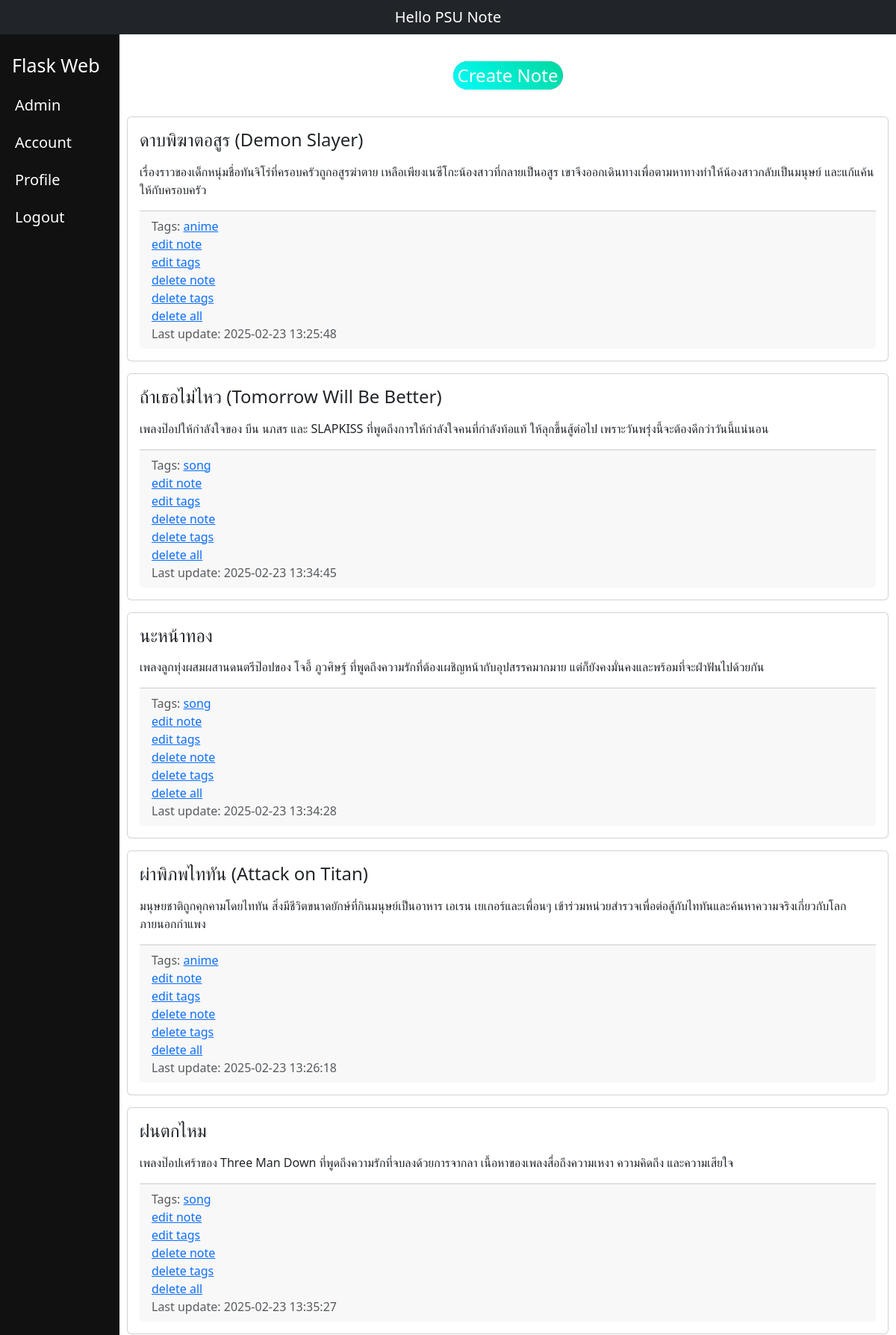
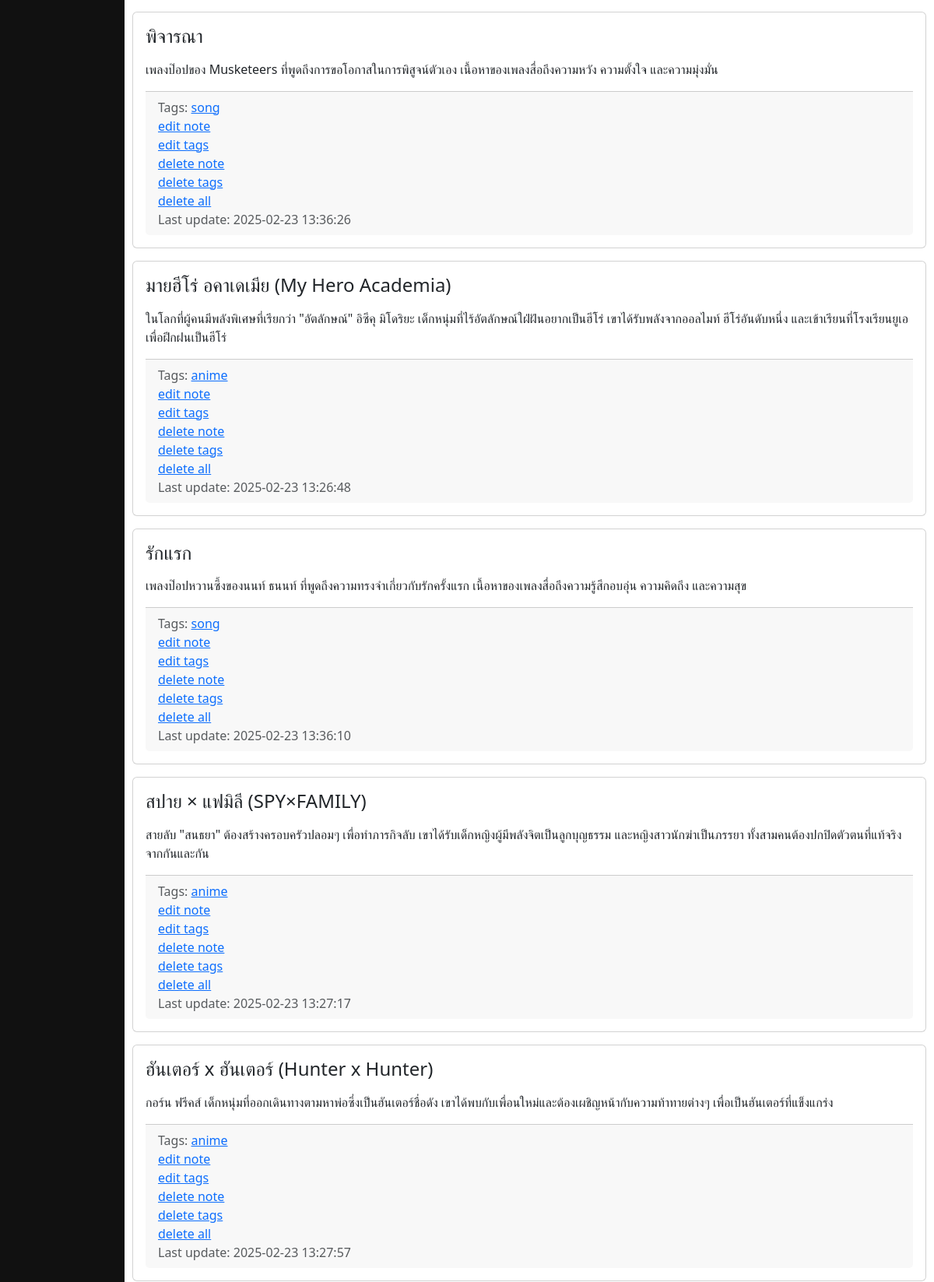
Page /home (signed in, upper part) on the committed database (2 pictures, top to bottom).
### models.py (models this page shows)
class Note(db.Model):
    __tablename__ = "notes"
    id: Mapped[int] = mapped_column(sa.Integer, primary_key=True)
    title: Mapped[str] = mapped_column(sa.String, nullable=False)
    description: Mapped[str] = mapped_column(sa.Text)
    tags: Mapped[list[Tag]] = relationship(secondary=note_tag_m2m)
    created_date = mapped_column(sa.DateTime(timezone=True), server_default=func.now())
    updated_date = mapped_column(sa.DateTime(timezone=True), server_default=func.now())

class Tag(db.Model):
    __tablename__ = "tags"
    id: Mapped[int] = mapped_column(sa.Integer, primary_key=True)
    name: Mapped[str] = mapped_column(sa.String, nullable=False)
    created_date = mapped_column(sa.DateTime(timezone=True), server_default=func.now())

### noteapp.py (the view)
@app.route("/home")
def home():
    db = models.db
    notes = db.session.execute(
        db.select(models.Note).order_by(models.Note.title)
    ).scalars()
    return flask.render_template(
        "home.html",
        notes=notes,
    )

### acl.py (called while the page is built)
@login_manager.user_loader
def load_user(user_id):
    return models.User.query.get(int(user_id))  # กำหนดการโหลดผู้ใช้งานจาก ID

### models.py (called while the page is built)
    def has_role(self, role_name):
        return any(role.name == role_name for role in self.roles)

### templates/home.html
{% extends 'sidebar.html' %}
{% block body %}
<head>
    <link rel="stylesheet" href="{{ url_for('static', filename='css/home.css') }}">
</head>
<ul class="nav justify-content-center" style="padding-top: 1em;">
    <li class="nav-item">
        <button class="note" onclick="location.href='{{ url_for('create_note') }}'">Create Note</button>
    </li>
</ul>
{% for note in notes %}
<div class="card my-3">
    <div class="card-body">
        <h4 class="card-title">{{ note.title }}</h4>
        <div class="card-text my-3">
            {{ note.description }}
        </div>
        <div class="card-footer text-muted">
            Tags:
            {% for t in note.tags %}
            <a href="{{ url_for('tags_view', tag_name=t.name) }}">{{
                t.name }}</a>
            {% if current_user.is_authenticated and
            current_user.has_role("admin") %}
            <div><a href="{{ url_for('update_note', tag_id=t.id) }}">edit
                    note</a></div>
            <div><a href="{{ url_for('update_tags', tag_id=t.id) }}">edit
                    tags</a></div>
            <div><a href="{{ url_for('delete_note', tag_id=t.id)
}}">delete note</a></div>
            <div><a href="{{ url_for('delete_tags', tag_id=t.id)
}}">delete tags</a></div>
            <div><a href="{{ url_for('delete', tag_id=t.id) }}">delete
                    all</a></div>
            {% endif %}
            {% endfor %}
            Last update: {{ note.updated_date }}
        </div>
    </div>
</div>
{% endfor %}
{% endblock %}

### static/css/home.css (style rules this page uses)
button { font-size: 1.5rem; cursor: pointer; border: 0px; background: transparent; position: relative; margin: 20px; transition: all 0.25s ease; }
.note { color: white; overflow: hidden; border-radius: 30px; }
.note::after { content: ""; width: 400px; height: 400px; position: absolute; top: -50px; left: -100px; background-color: palevioletred; background-image: linear-gradient(225deg, rgb(0, 175, 58) 0%, cyan 50%, rgb(170, 10, 206) 100%); z-index: -1; transition: all 0.25s ease; }

### rows in the picture
Note: title "ดาบพิฆาตอสูร (Demon Slayer)", description "เรื่องราวของเด็กหนุ่มชื่อทันจิโร่ที่ครอบครัวถูกอสูรฆ่าตาย เหลือเพียงเนซึโกะน้องสาวที่กลายเป็นอสูร เขาจึงออกเดินทางเพื่อตามหาทางทำให้น้องสาวกลับเป็นมนุษย์ และแก้แค้นให้กับครอบครัว", updated_date "2025-02-23 13:25:48"
Tag: name "anime"
Note: title "ถ้าเธอไม่ไหว (Tomorrow Will Be Better)", description "เพลงป๊อปให้กำลังใจของ บีน นภสร และ SLAPKISS ที่พูดถึงการให้กำลังใจคนที่กำลังท้อแท้ ให้ลุกขึ้นสู้ต่อไป เพราะวันพรุ่งนี้จะต้องดีกว่าวันนี้แน่นอน", updated_date "2025-02-23 13:34:45"
Tag: name "song"
Note: title "นะหน้าทอง", description "เพลงลูกทุ่งผสมผสานดนตรีป๊อปของ โจอี้ ภูวศิษฐ์ ที่พูดถึงความรักที่ต้องเผชิญหน้ากับอุปสรรคมากมาย แต่ก็ยังคงมั่นคงและพร้อมที่จะฝ่าฟันไปด้วยกัน", updated_date "2025-02-23 13:34:28"
Note: title "ผ่าพิภพไททัน (Attack on Titan)", description "มนุษยชาติถูกคุกคามโดยไททัน สิ่งมีชีวิตขนาดยักษ์ที่กินมนุษย์เป็นอาหาร เอเรน เยเกอร์และเพื่อนๆ เข้าร่วมหน่วยสำรวจเพื่อต่อสู้กับไททันและค้นหาความจริงเกี่ยวกับโลกภายนอกกำแพง", updated_date "2025-02-23 13:26:18"
Note: title "ฝนตกไหม", description "เพลงป๊อปเศร้าของ Three Man Down ที่พูดถึงความรักที่จบลงด้วยการจากลา เนื้อหาของเพลงสื่อถึงความเหงา ความคิดถึง และความเสียใจ", updated_date "2025-02-23 13:35:27"
Note: title "พิจารณา", description "เพลงป๊อปของ Musketeers ที่พูดถึงการขอโอกาสในการพิสูจน์ตัวเอง เนื้อหาของเพลงสื่อถึงความหวัง ความตั้งใจ และความมุ่งมั่น", updated_date "2025-02-23 13:36:26"
Note: title "มายฮีโร่ อคาเดเมีย (My Hero Academia)", description "ในโลกที่ผู้คนมีพลังพิเศษที่เรียกว่า \"อัตลักษณ์\" อิซึคุ มิโดริยะ เด็กหนุ่มที่ไร้อัตลักษณ์ใฝ่ฝันอยากเป็นฮีโร่ เขาได้รับพลังจากออลไมท์ ฮีโร่อันดับหนึ่ง และเข้าเรียนที่โรงเรียนยูเอ เพื่อฝึกฝนเป็นฮีโร่", updated_date "2025-02-23 13:26:48"
Note: title "รักแรก", description "เพลงป๊อปหวานซึ้งของนนท์ ธนนท์ ที่พูดถึงความทรงจำเกี่ยวกับรักครั้งแรก เนื้อหาของเพลงสื่อถึงความรู้สึกอบอุ่น ความคิดถึง และความสุข", updated_date "2025-02-23 13:36:10"
Note: title "สปาย × แฟมิลี (SPY×FAMILY)", description "สายลับ \"สนธยา\" ต้องสร้างครอบครัวปลอมๆ เพื่อทำภารกิจลับ เขาได้รับเด็กหญิงผู้มีพลังจิตเป็นลูกบุญธรรม และหญิงสาวนักฆ่าเป็นภรรยา ทั้งสามคนต้องปกปิดตัวตนที่แท้จริงจากกันและกัน", updated_date "2025-02-23 13:27:17"
Note: title "ฮันเตอร์ x ฮันเตอร์ (Hunter x Hunter)", description "กอร์น ฟรีคส์ เด็กหนุ่มที่ออกเดินทางตามหาพ่อซึ่งเป็นฮันเตอร์ชื่อดัง เขาได้พบกับเพื่อนใหม่และต้องเผชิญหน้ากับความท้าทายต่างๆ เพื่อเป็นฮันเตอร์ที่แข็งแกร่ง", updated_date "2025-02-23 13:27:57"
